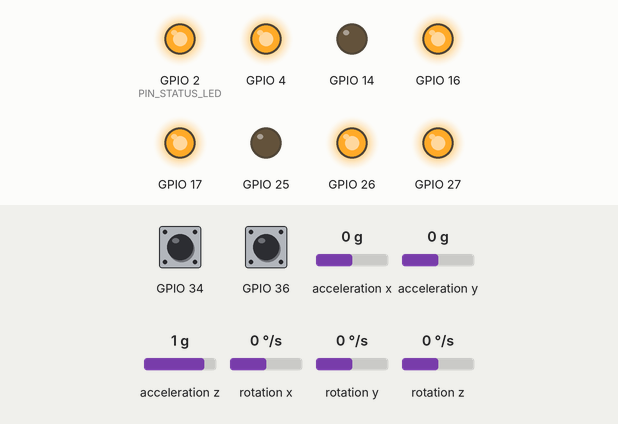
This program was run on a simulated ESP32. Parts: output pins drawn as LEDs (lit = HIGH). Wiring (inferred from the names in the program): MPU-6050 motion sensor at I2C address 0x68. Dashed ring = blinking. Inputs (shaded band) come from the test bench; at power-on: acceleration y 0 g, acceleration z 1 g, rotation x 0 °/s, GPIO 34 HIGH, GPIO 36 HIGH, acceleration x 0 g, rotation y 0 °/s, rotation z 0 °/s. What the program prints to the serial monitor is not drawn.

Above: at 2.1 s.
3.2 s: acceleration y set to -1.4 g
At 3.82 s:
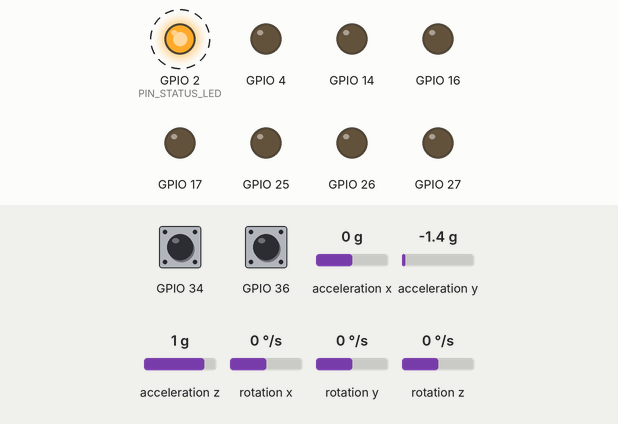
6.2 s: acceleration z set to 0 g
At 7.0 s:
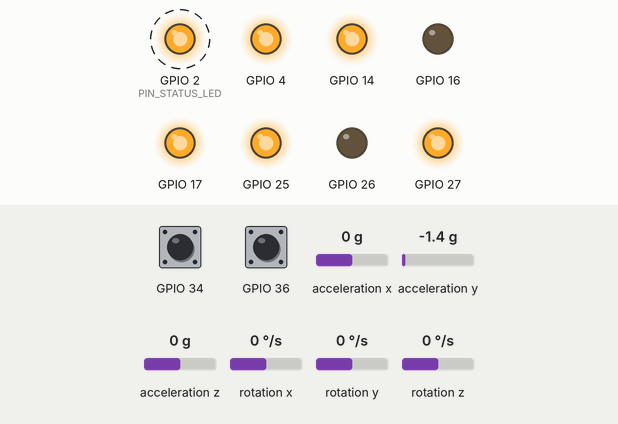
9.2 s: rotation x set to 192 °/s
At 9.34 s:
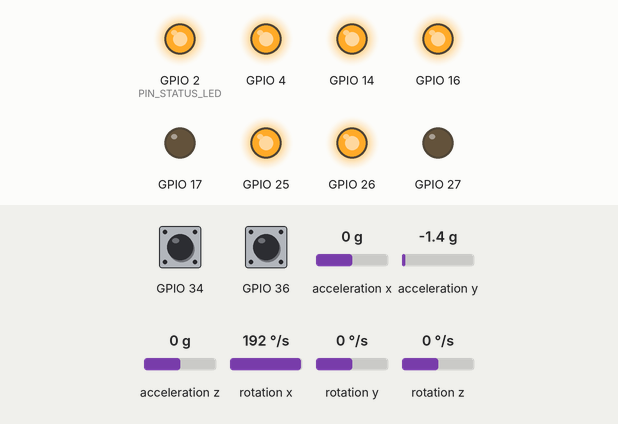
12.2 s: acceleration z set to -0.8 g
At 13.9 s:
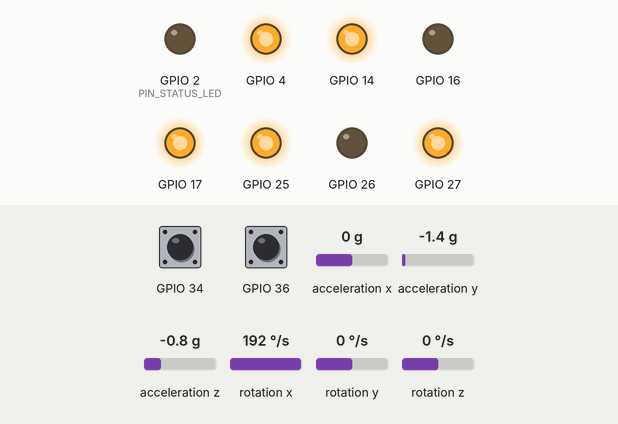
15.2 s: acceleration z set to 1 g
At 16.1 s:
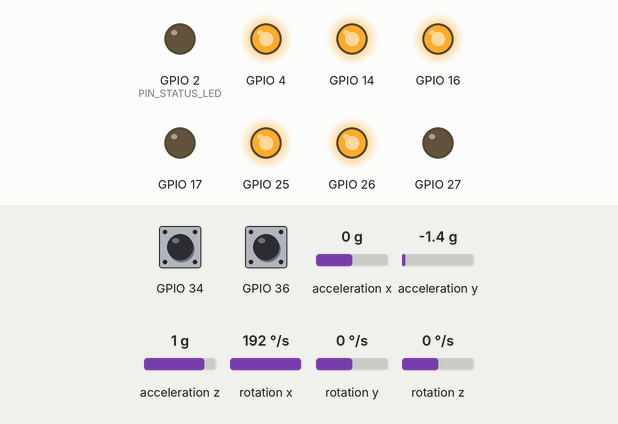
18.2 s: rotation x set to 188 °/s
21.2 s: rotation x set to 178 °/s
At 22.8 s:
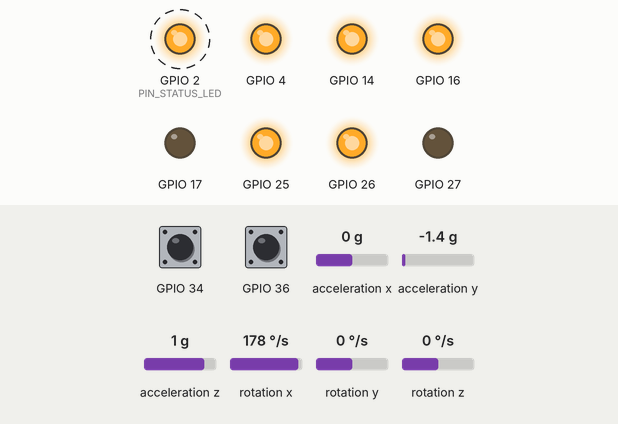
Timing chart, 0 to 25.2 s (numbered marks = the images above; inputs shaded):
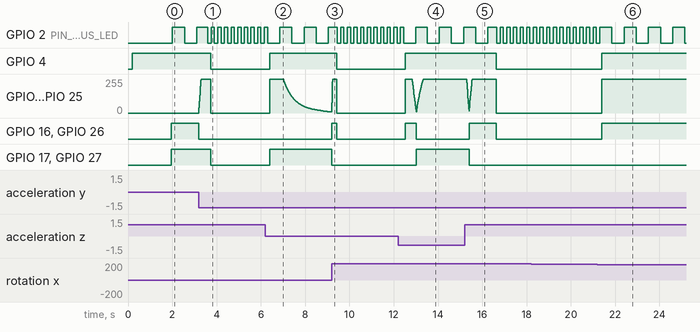

The program:

main.cpp
```cpp
#include <Arduino.h>
#include "robot_config.h"
#include "types.h"
#include "sensor_fusion.h"
#include "mpu6050_driver.h"
#include "motor_driver.h"
#include "encoder_reader.h"
#include "pid_controller.h"
#include "ir_homing.h"
#include "robot_comm.h"

/**
 * ================================================================================
 * IKI TEKERLEKLI HASTA DESTEK VE ILAC TASIMA DENGE ROBOTU
 * ESP32 GERCEK ZAMANLI FREERTOS FIRMWARE ANA GIRIS NOKTASI (MAIN)
 * ================================================================================
 * Cift Cekirdek Gorev Dagilimi:
 * - CORE 1 (100 Hz / 10 ms Katı Deterministik Real-Time):
 *     1. MPU-6050 Burst I2C Okuma
 *     2. %98 Gyro + %2 Accel Tamamlayici Filtre Sensor Fuzyonu
 *     3. Manyetik Enkoder Odometri Hesabi
 *     4. 36.0 Derece Devrilme E-Stop Denetimi
 *     5. Kaskad Gerilim/PWM PID, Anti-Windup ve Ters EMK Ileri Beslemesi
 *     6. TB6612FNG 20 kHz Donanimsal LEDC PWM Surus
 *
 * - CORE 0 (20 Hz / 50 ms Iletisim & Telemetri):
 *     1. USB Seri Port Klavye Komutlari (W/S/A/D/Space/H/R/E)
 *     2. ESP-NOW Kablosuz Eldiven Paket Alimi
 *     3. Durum LED'i Denetimi ve Seri Telemetri Yazimi
 * ================================================================================
 */

// Sistem Nesneleri
SensorFusion          fusion;
MPU6050Driver         imu;
MotorDriver           motor_driver;
EncoderReader         encoder_reader;
PIDController         pid_controller;
IRHomingController    ir_homing;
RobotComm             robot_comm;

// Global Sistem Durum Değişkenleri
volatile RobotMode_t  g_current_mode = MODE_DISARMED;
IMUState_t            g_imu_state;
OdometryState_t       g_odo_state;
ControllerOutput_t    g_ctrl_output;
TeleopCommand_t       g_teleop_cmd;

// FreeRTOS Task Kolları
TaskHandle_t xControlTaskHandle = NULL;
TaskHandle_t xTeleopTaskHandle  = NULL;

// --------------------------------------------------------------------------------
// GÖREV 1 (CORE 1): 100 Hz Katı Deterministik Kontrol ve Denge Döngüsü
// --------------------------------------------------------------------------------
void controlTask(void* parameter) {
    TickType_t xLastWakeTime = xTaskGetTickCount();
    const TickType_t xFrequency = pdMS_TO_TICKS(CONTROL_PERIOD_MS); // 10 ms

    Serial.printf("[FREERTOS] 100 Hz Kontrol Task'i Core %d uzerinde baslatildi.\n", xPortGetCoreID());

    while (true) {
        // Tam 10 ms (100 Hz) periyodik zamanlama
        vTaskDelayUntil(&xLastWakeTime, xFrequency);

        const float dt = CONTROL_DT_SEC; // 0.01 s

        // 1. MPU-6050 I2C Burst Okuma (< 0.4 ms)
        if (imu.readSensor(&g_imu_state)) {
            // 2. Tamamlayıcı Filtre & Jiroskop EMA Türev Filtresi
            fusion.update(g_imu_state.raw_gx_rads,
                          g_imu_state.raw_ay_mps2,
                          g_imu_state.raw_az_mps2,
                          dt);

            g_imu_state.pitch_rad = fusion.getPitchRad();
            g_imu_state.pitch_deg = fusion.getPitchDeg();
            g_imu_state.pitch_rate_rads = fusion.getFilteredRateRadS();
        }

        // 3. Manyetik Enkoder Odometri Güncellemesi
        encoder_reader.updateOdometry(dt, &g_odo_state);

        // 4. Sıfırlama Talebi (Klavye 'R' veya Eldiven Reset)
        if (robot_comm.isResetRequested()) {
            fusion.reset();
            pid_controller.reset();
            encoder_reader.reset();
            ir_homing.stopHoming();
            motor_driver.enable();
            g_current_mode = MODE_BALANCING;
            robot_comm.clearResetRequest();
            Serial.println("[RESET] Robot konumu ve tum integraller sifirlandi.");
            continue;
        }

        // 5. Acil Devrilme E-Stop Denetimi (|θ| > 36.0 Derece)
        if (fabsf(g_imu_state.pitch_deg) > FALL_LIMIT_DEG || robot_comm.isEstopToggled()) {
            motor_driver.emergencyStop();
            g_current_mode = MODE_ESTOP;
            continue;
        }

        // 6. Otonom 38 kHz IR İstasyon Yanaşma Talebi (Klavye 'H' veya Eldiven)
        if (robot_comm.isHomingRequested()) {
            ir_homing.startHoming();
            robot_comm.clearHomingRequest();
        }

        float desired_v = 0.0f;
        float desired_turn = 0.0f;
        float target_v = 0.0f;
        float target_turn = 0.0f;

        // 7. Mod Belirleme ve Hız/Dönüş Referansı Üretimi
        if (ir_homing.isHomingActive()) {
            // Otonom Homing Modu
            ir_homing.update(&desired_v, &desired_turn);
            target_v = desired_v;
            target_turn = desired_turn;

            if (ir_homing.isDocked()) {
                g_current_mode = MODE_DOCKED;
            } else {
                g_current_mode = MODE_HOMING;
            }
        } else {
            // Manuel Teleoperasyon Modu (Klavye veya Eldiven)
            robot_comm.getSmoothedCommand(dt, &target_v, &target_turn, &g_teleop_cmd);
            desired_v = g_teleop_cmd.desired_velocity;
            desired_turn = g_teleop_cmd.desired_turn;

            if (fabsf(target_v) > 0.02f) {
                g_current_mode = MODE_DRIVING;
            } else if (fabsf(target_turn) > 0.05f) {
                g_current_mode = MODE_TURNING;
            } else {
                g_current_mode = MODE_BALANCING;
            }
        }

        // 8. Kaskad PID, Anti-Windup Clamping, Sürtünme ve Ters EMK İleri Beslemesi
        pid_controller.compute(g_imu_state.pitch_rad,
                              g_imu_state.pitch_rate_rads,
                              target_v,
                              desired_v,
                              target_turn,
                              g_odo_state,
                              dt,
                              &g_ctrl_output);

        // 9. TB6612FNG 20 kHz Donanımsal PWM Motor Sürüşü
        motor_driver.setPWM(g_ctrl_output.pwm_left, g_ctrl_output.pwm_right);
    }
}

// --------------------------------------------------------------------------------
// GÖREV 2 (CORE 0): 20 Hz İletişim, Telemetri ve Gösterge Döngüsü
// --------------------------------------------------------------------------------
void teleopTask(void* parameter) {
    TickType_t xLastWakeTime = xTaskGetTickCount();
    const TickType_t xFrequency = pdMS_TO_TICKS(TELEOP_PERIOD_MS); // 50 ms
    uint32_t led_timer_ms = 0;
    bool led_state = false;

    Serial.printf("[FREERTOS] 20 Hz Teleop/Iletisim Task'i Core %d uzerinde baslatildi.\n", xPortGetCoreID());

    while (true) {
        vTaskDelayUntil(&xLastWakeTime, xFrequency);

        // 1. Seri Port ve ESP-NOW Komutlarını Oku
        robot_comm.update();

        // 2. Telemetriyi USB Seri Portuna Yazdır
        robot_comm.printTelemetry(g_imu_state, g_odo_state, g_ctrl_output, g_current_mode);

        // 3. Katman 4 Durum / Şarj LED'i Davranışı
        uint32_t now = millis();
        if (g_current_mode == MODE_DOCKED) {
            // Şarj İstasyonuna Kenetlendi: LED Sabit Yanar (Modül D)
            digitalWrite(PIN_STATUS_LED, HIGH);
        } else if (g_current_mode == MODE_ESTOP) {
            // Devrilme / Acil Stop: Hızlı Yanıp Söner (100 ms)
            if (now - led_timer_ms > 100) {
                led_timer_ms = now;
                led_state = !led_state;
                digitalWrite(PIN_STATUS_LED, led_state ? HIGH : LOW);
            }
        } else {
            // Normal Denge / Sürüş: Yavaş Kalp Atışı (1 Hz / 500 ms)
            if (now - led_timer_ms > 500) {
                led_timer_ms = now;
                led_state = !led_state;
                digitalWrite(PIN_STATUS_LED, led_state ? HIGH : LOW);
            }
        }
    }
}

// --------------------------------------------------------------------------------
// ARDUINO SETUP
// --------------------------------------------------------------------------------
void setup() {
    // 1. Teleoperasyon ve USB Seri Port Başlatma
    robot_comm.begin(SERIAL_BAUD_RATE);
    delay(100);

    // 2. TB6612FNG Motor Sürücü Başlatma (Güvenlik için başlangıçta pasif)
    motor_driver.begin();

    // 3. Manyetik Enkoder Kesmelerini Başlatma
    encoder_reader.begin();

    // 4. MPU-6050 Donanımsal I2C ve Sensör Başlatma
    if (!imu.begin(PIN_I2C_SDA, PIN_I2C_SCL, I2C_CLOCK_SPEED_HZ)) {
        Serial.println("[HATA] MPU-6050 I2C baslatilamadi! Kablolari kontrol edin.");
        while (true) {
            digitalWrite(PIN_STATUS_LED, HIGH);
            delay(100);
            digitalWrite(PIN_STATUS_LED, LOW);
            delay(100);
        }
    }

    // 5. Jiroskop Ofset Kalibrasyonu (Robot masa üzerinde dik tutulmalı)
    imu.calibrateGyro(GYRO_CALIBRATION_SAMPLES);

    // 6. IR Homing ve Tampon Switch Başlatma
    ir_homing.begin();

    // 7. Kontrolcü ve Filtre Durumlarını Sıfırlama
    fusion.reset();
    pid_controller.reset();
    g_current_mode = MODE_BALANCING;

    // 8. FreeRTOS Çoklu Çekirdek Görevlerini Başlatma
    // Kontrol Task'ı -> Core 1 (En yüksek öncelik)
    xTaskCreatePinnedToCore(
        controlTask,
        "ControlTask_100Hz",
        8192,
        NULL,
        CONTROL_TASK_PRIORITY,
        &xControlTaskHandle,
        CONTROL_TASK_CORE
    );

    // Telemetri/İletişim Task'ı -> Core 0
    xTaskCreatePinnedToCore(
        teleopTask,
        "TeleopTask_20Hz",
        4096,
        NULL,
        TELEOP_TASK_PRIORITY,
        &xTeleopTaskHandle,
        TELEOP_TASK_CORE
    );

    Serial.println("\n[SISTEM] Denge Robotu Firmware Basariyla Hazir!");
    Serial.println("[SISTEM] Bilgisayardan test etmek icin W/S/A/D/Space tuslarini kullanabilirsiniz.\n");
}

void loop() {
    // FreeRTOS görevleri arka planda çalıştığı için loop() boş bırakılır
    vTaskDelete(NULL);
}
```

encoder_reader.h
```cpp
#ifndef ENCODER_READER_H
#define ENCODER_READER_H

#include <Arduino.h>
#include "robot_config.h"
#include "types.h"

/**
 * ================================================================================
 * MANYETIK ENKODER VE ODOMETRI HESAPLAYICI
 * ================================================================================
 * JGB37-520 arkasindaki Hall manyetik enkoderlerin A/B fazlarini IRAM donanımsal
 * kesmeleriyle (Interrupt) sayar. 100 Hz kaskad donguye kaymasiz tekerlek acisal
 * hizlari (rad/s), govde cizgisel hizi (m/s) ve odometri konumu uretir.
 * ================================================================================
 */

class EncoderReader {
public:
    EncoderReader();

    // Enkoder GPIO kesmelerini baslatir
    void begin();

    // 100 Hz periyotta cagrilarak hiz ve konum odometrisini gunceller
    void updateOdometry(float dt, OdometryState_t* odo_state);

    // Konum ve tick sayaclarini sifirla
    void reset();

    // Ham tick degerleri
    int32_t getTicksL() const;
    int32_t getTicksR() const;

    // Kesme fonksiyonlari tarafindan cagirilan statik sayac guncelleyiciler
    static void IRAM_ATTR isrLeftA();
    static void IRAM_ATTR isrRightA();

private:
    static volatile int32_t count_left_;
    static volatile int32_t count_right_;

    int32_t prev_count_left_;
    int32_t prev_count_right_;
    float filtered_vel_;
    float total_position_m_;
    portMUX_TYPE mux_;
};

#endif // ENCODER_READER_H
```

ir_homing.h
```cpp
#ifndef IR_HOMING_H
#define IR_HOMING_H

#include <Arduino.h>
#include "robot_config.h"
#include "types.h"

/**
 * ================================================================================
 * OTONOM 38 KHZ IR ISTASYON YANASMA DENETLEYICISI (MODUL C)
 * ================================================================================
 * Katman 3 on kenarindaki 85 mm aralikli 2x TSOP2238 IR alicilarindan gelen aktif-LOW
 * burst sinyallerini okur.
 * - Sinyal yoksa: Oldugu yerde 0.75 rad/s radar taramasi (Search Scan)
 * - Sinyal yakalanirsa: Diferansiyel orantili nirengi ile istasyona yonelme
 * - Istasyon tamponuna temas edilirse: Motorlari durdurur ve Sarj LED'ini yakar
 * ================================================================================
 */

typedef enum {
    HOMING_STATE_INACTIVE = 0,
    HOMING_STATE_SEARCHING,     // Istasyon fenerini tarama
    HOMING_STATE_APPROACHING,   // Istasyona dogru kontrollu yaklasma
    HOMING_STATE_DOCKED         // Istasyona kenetlendi, sarj basladi
} HomingInternalState_t;

class IRHomingController {
public:
    IRHomingController();

    // IR GPIO pinlerini ve tampon switch girisini baslatir
    void begin();

    // Otonom yanasma modunu baslat
    void startHoming();

    // Otonom modu iptal et
    void stopHoming();

    // 100 Hz periyotta yanasma mantigini isletir
    // Donus: desired_v (m/s) ve desired_turn (rad/s) komutlarini gunceller
    bool update(float* desired_v, float* desired_turn);

    bool isHomingActive() const { return state_ != HOMING_STATE_INACTIVE; }
    bool isDocked() const { return state_ == HOMING_STATE_DOCKED; }
    HomingInternalState_t getState() const { return state_; }

private:
    HomingInternalState_t state_;
    uint32_t start_time_ms_;
    uint32_t last_seen_ir_ms_;
    int search_direction_;      // +1 Saga tarama, -1 Sola tarama
};

#endif // IR_HOMING_H
```

pid_controller.h
```cpp
#ifndef PID_CONTROLLER_H
#define PID_CONTROLLER_H

#include "robot_config.h"
#include "types.h"
#include <stdbool.h>

/**
 * ================================================================================
 * KASKAD GERILIM/PWM PID VE PI DONUS KONTROLCUSU
 * ================================================================================
 * Webots ortaminda Optuna TPE ile 830g gozlenen kutle icin dogrulanmis cift dongulu
 * kaskad kontrol mimarisidir.
 * - Ic Dongu: 100 Hz Govde Acisi PD Denge Denetleyicisi
 * - Dis Dongu: 100 Hz Cizgisel Hiz/Konum Kaskad Egim Hedefi Ureticisi
 * - Geri Beslemeli Donus: Enkoder diferansiyel hiz farkli PI denetimi
 * - Ileri Besleme: %85 Motor Ters EMK ve Kalkis Surtunme Telafisi
 * ================================================================================
 */

class PIDController {
public:
    PIDController();

    // 100 Hz cevrimde gerilim ve PWM ciktilarini hesaplar
    void compute(float pitch_angle_rad,
                 float filtered_rate_rads,
                 float target_velocity_mps,
                 float desired_v_mps,
                 float turn_command_rads,
                 const OdometryState_t& odometry,
                 float dt,
                 ControllerOutput_t* output);

    // Kontrolcu durumunu, integralleri ve konum kilidini sifirla
    void reset();

    bool isHoldingPosition() const { return is_holding_pos_; }
    float getTargetPitch() const { return target_pitch_; }

private:
    float target_pos_;
    float pos_integral_;
    float turn_integral_;
    float target_pitch_;
    bool is_holding_pos_;

    static float clamp(float val, float min_val, float max_val);
};

#endif // PID_CONTROLLER_H
```

robot_comm.h
```cpp
#ifndef ROBOT_COMM_H
#define ROBOT_COMM_H

#include <Arduino.h>
#include <esp_now.h>
#include <WiFi.h>
#include "robot_config.h"
#include "types.h"

/**
 * ================================================================================
 * BIRLESIK ROBOT ILETISIM KOPRUSU
 * ================================================================================
 * Robotu iki farkli kaynaktan yonetmeyi saglar:
 * 1. Bilgisayar USB Seri Portu (Ev ve masaustu testleri icin: W/S/A/D/Space/H/R/E)
 * 2. Giyilebilir Eldiven (ESP-NOW protokolu, 1-2 ms dusuk gecikmeli kablosuz paket)
 * Her iki kaynak da ayni standart TeleopCommand_t yapisina beslenir.
 * ================================================================================
 */

// Eldivenden Robota Gonderilen Standart 8-Byte ESP-NOW Paket Yapisi
typedef struct __attribute__((packed)) {
    uint8_t command_id;         // 0: STOP, 1: FWD, 2: REV, 3: LEFT, 4: RIGHT, 5: HOMING
    int8_t  hand_pitch_deg;     // Eldiven eğim açısı (-90 ... +90)
    int8_t  hand_roll_deg;      // Eldiven yuvarlanma açısı (-90 ... +90)
    uint8_t checksum;           // Basit dogrulama bayti
    uint32_t sequence_num;      // Paket sira numarasi
} GlovePacket_t;

class RobotComm {
public:
    RobotComm();

    // Seri portu ve ESP-NOW alicisini baslatir
    bool begin(uint32_t baud_rate = SERIAL_BAUD_RATE);

    // 20 Hz telemetri/iletisim dongusunde komutlari ve seri portu tarar
    void update();

    // 100 Hz gercek zamanli kontrolcuye yumusatilmis komutlari verir
    void getSmoothedCommand(float dt, float* target_v, float* target_turn, TeleopCommand_t* cmd_out);

    // Seri port telemetri ciktisini yazar
    void printTelemetry(const IMUState_t& imu,
                        const OdometryState_t& odo,
                        const ControllerOutput_t& ctrl,
                        RobotMode_t mode);

    // ESP-NOW paket alim kesmesi
    static void onDataRecv(const uint8_t* mac_addr, const uint8_t* data, int data_len);

    bool isHomingRequested() const { return homing_flag_; }
    void clearHomingRequest() { homing_flag_ = false; }
    bool isResetRequested() const { return reset_flag_; }
    void clearResetRequest() { reset_flag_ = false; }
    bool isEstopToggled() const { return estop_flag_; }

private:
    float raw_target_v_;
    float raw_target_turn_;
    float smoothed_v_;
    float smoothed_turn_;
    uint32_t last_cmd_time_ms_;
    bool homing_flag_;
    bool reset_flag_;
    bool estop_flag_;
    bool plotter_mode_;

    static GlovePacket_t latest_glove_pkt_;
    static volatile bool new_glove_pkt_received_;

    void processSerialInput();
    void processGlovePacket();
    void printHelpMenu();
};

#endif // ROBOT_COMM_H
```

Source omitted: sensor_fusion.h (1517 bytes), types.h (3850 bytes), encoder_reader.cpp (3364 bytes), ir_homing.cpp (3499 bytes), pid_controller.cpp (6346 bytes), robot_comm.cpp (8374 bytes), sensor_fusion.cpp (1210 bytes), robot_config.h (9545 bytes), motor_driver.h (1347 bytes), mpu6050_driver.h (1514 bytes), motor_driver.cpp (3557 bytes), mpu6050_driver.cpp (4482 bytes)

Measured:
- the behaviour switches between 185 and 184 °/s on rotation x (found by bisection; images 5 and 6)
- after the input at 3.2 s, GPIO 2 (PIN_STATUS_LED): alternates HIGH for 0.15 s and LOW for 0.15 s, starting after 0.40 s; GPIO 4, GPIO 17, GPIO 27: HIGH → LOW after 0.53 s; GPIO 14, GPIO 25: rises from 0/255 to 255/255 in 0.10 s, then falls to 0/255 in 0.43 s; GPIO 16, GPIO 26: HIGH → LOW at once
- after the input at 6.2 s, GPIO 2 (PIN_STATUS_LED): alternates HIGH for 0.55 s and LOW for 0.55 s, starting after 0.65 s; GPIO 4, GPIO 17, GPIO 27: LOW → HIGH after 0.20 s
- after the input at 9.2 s, GPIO 2 (PIN_STATUS_LED): alternates HIGH for 0.15 s and LOW for 0.15 s, starting after 0.25 s; GPIO 4: HIGH → LOW after 0.23 s; GPIO 16, GPIO 26: LOW → HIGH after 0.00 s instead of 1.4 s; GPIO 17, GPIO 27: HIGH → LOW at once
- after the input at 12.2 s, GPIO 4: LOW → HIGH after 0.32 s; GPIO 16, GPIO 26: LOW → HIGH after 0.32 s, → LOW 0.50 s later; GPIO 17, GPIO 27: LOW → HIGH after 0.82 s
- after the input at 15.2 s, GPIO 4: HIGH → LOW after 1.4 s; GPIO 16, GPIO 26: LOW → HIGH after 0.20 s, → LOW 1.2 s later; GPIO 17, GPIO 27: HIGH → LOW after 0.20 s
- after the input at 21.2 s, GPIO 2 (PIN_STATUS_LED): alternates HIGH for 0.55 s and LOW for 0.55 s, starting after 0.65 s; GPIO 4, GPIO 16, GPIO 26: LOW → HIGH after 0.20 s; GPIO 14, GPIO 25: 0/255 → 255/255 after 0.20 s
